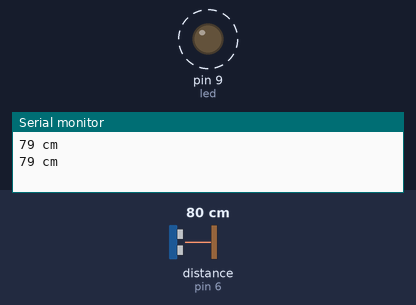
A sketch run on a simulated Arduino Uno, built with avr-gcc and run on an emulated ATmega328P. Parts: output pins drawn as LEDs (lit = HIGH), the last lines printed to the serial monitor. Wiring (inferred from the names in the program): ultrasonic range finder: trigger pin 5; echo pin 6. Dashed ring = blinking. Inputs (shaded band) come from the test bench; at power-on: distance to the obstacle (sensor on pin 6) 80 cm. The echo pulse lasts 58.3 µs per cm; pins used as bus, display or sensor lines are not drawn.

Above: at 1.8 s.
1.9 s: distance to the obstacle (sensor on pin 6) set to 7 cm
5.4 s: distance to the obstacle (sensor on pin 6) set to 4 cm
At 5.9 s:
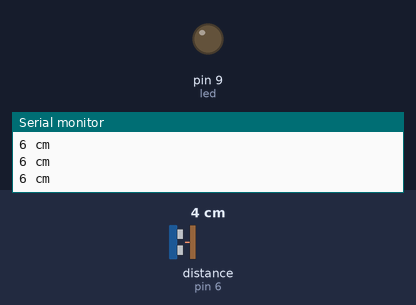
8.5 s: distance to the obstacle (sensor on pin 6) set to 9 cm
At 9.4 s:
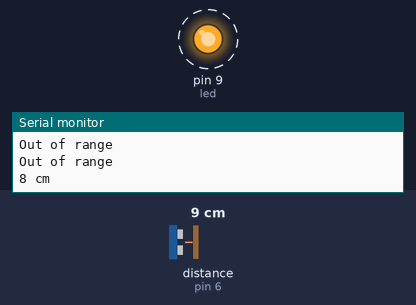
12.6 s: distance to the obstacle (sensor on pin 6) set to 2 cm
At 12.6 s:
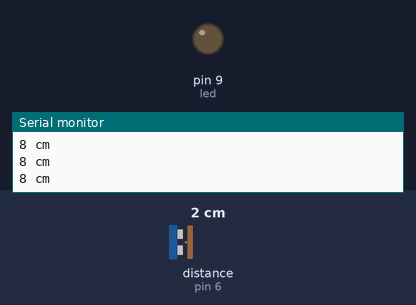
Timing chart, 0 to 15.1 s (numbered marks = the images above; inputs shaded):
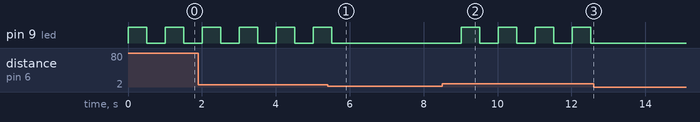

Measured:
- the behaviour switches between 6 and 5 cm on distance to the obstacle (sensor on pin 6) (found by bisection; images 0 and 1)
- after the input at 5.4 s, pin 9 (led): goes on until 5.5 s, then stays LOW
- after the input at 8.5 s, pin 9 (led): alternates HIGH for 0.50 s and LOW for 0.50 s, starting after 0.52 s
- after the input at 12.6 s, pin 9 (led): stops changing and stays LOW
- by itself, pin 9 (led): alternates HIGH for 0.50 s and LOW for 0.50 s

The sketch:

ultraSounDistanceSensor.ino
```cpp
#define trigPin 5
#define echoPin 6
#define led 9

void setup()
{
  Serial.begin (9600);
  pinMode(trigPin, OUTPUT);
  pinMode(echoPin, INPUT);
  pinMode(led, OUTPUT);
  digitalWrite(led, LOW);
}

void loop()
{
  long duration, distance;
  digitalWrite(trigPin, LOW);
  delayMicroseconds(2);
  digitalWrite(trigPin, HIGH);
  delayMicroseconds(10);
  digitalWrite(trigPin, LOW);
  duration = pulseIn(echoPin, HIGH);
  distance = (duration/2) / 29.1;
  if (distance >= 200 || distance <= 4)
  {
    Serial.println("Out of range");
  }
  else
  {
    digitalWrite(led, HIGH);
    Serial.print(distance);
    Serial.println(" cm");
  }
  delay(500);
  digitalWrite(led, LOW);
  delay(500);
}
```
